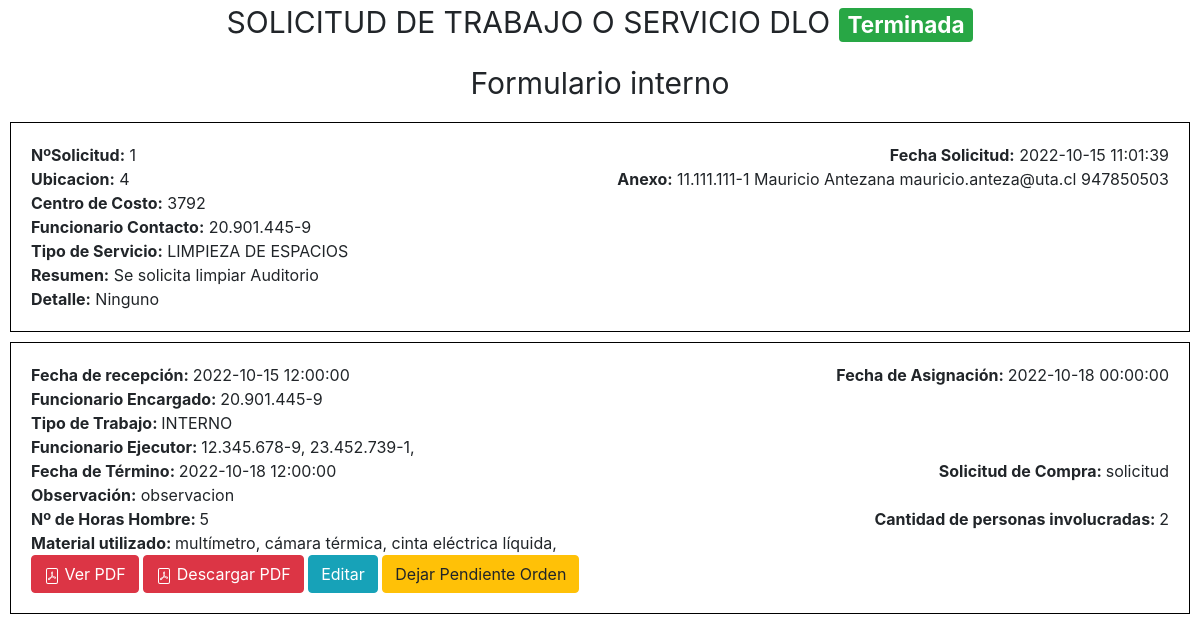
The app's page /recursos/verOrden.php?ver=143 with its own data.
### tables this page shows
CREATE TABLE `ordenes` (
  `id` int(11) NOT NULL,
  `anexo` text NOT NULL,
  `ubicacion` varchar(150) NOT NULL,
  `nombre` varchar(150) NOT NULL,
  `prioridad` int(11) NOT NULL,
  `idCategoria` int(11) NOT NULL,
  `centroCosto` varchar(150) NOT NULL,
  `funcionarioContacto` varchar(150) NOT NULL,
  `resumen` varchar(150) NOT NULL,
  `detalle` varchar(150) NOT NULL,
  `fechaCreacion` datetime NOT NULL DEFAULT current_timestamp(),
  `fechaEdicion` datetime NOT NULL DEFAULT current_timestamp() ON UPDATE current_timestamp(),
  `terminada` tinyint(1) NOT NULL,
  `fechaTermino` datetime DEFAULT NULL,
  `materiales` text DEFAULT NULL,
  `precioMateriales` int(11) DEFAULT NULL,
  `tipoTrabajo` varchar(150) NOT NULL,
  `observacion` text DEFAULT NULL,
  `solicitudCompra` text DEFAULT NULL,
  `funcionarioEncargado` varchar(150) DEFAULT NULL,
  `fechaRecepcion` datetime DEFAULT NULL,
  `fechaAsignacion` datetime DEFAULT NULL,
  `funcionariosEjecutores` text DEFAULT NULL,
  `precioFuncionariosEjecutores` int(11) DEFAULT NULL,
  `horasHombre` int(11) DEFAULT NULL,
  `cantidadPersonasInvolucradas` int(11) DEFAULT NULL,
  `costoTotal` int(11) DEFAULT NULL
);

CREATE TABLE `usuarios` (
  `id` int(11) NOT NULL,
  `run` varchar(150) NOT NULL,
  `nombre` varchar(200) NOT NULL,
  `apellido` varchar(200) NOT NULL,
  `correo` varchar(200) NOT NULL,
  `contacto` int(11) NOT NULL,
  `rol` varchar(200) NOT NULL,
  `pass` varchar(200) NOT NULL
);

CREATE TABLE `categorias` (
  `id` int(11) NOT NULL,
  `categoria` varchar(150) NOT NULL
);

### recursos/verOrden.php (the view, shortened to what the rows shown need)
<?php
    include "./conexion.php";
?>
<!DOCTYPE html>
<html lang="en">
<head>
  <link href="https://stackpath.bootstrapcdn.com/bootstrap/4.3.1/css/bootstrap.min.css" rel="stylesheet">
  <link href="https://cdn.jsdelivr.net/npm/select2@4.1.0-rc.0/dist/css/select2.min.css" rel="stylesheet" />
  <link rel="stylesheet" href="../css/verOrden.css">
</head>
<body>
              <?php
                $id= $_GET['ver'];
                 $sql = "SELECT terminada FROM ordenes WHERE id='".$id."'";
                 $result = mysqli_query($conn, $sql);
                 if (mysqli_num_rows($result) > 0) {
                     while($row = mysqli_fetch_assoc($result)) {
                       if($row["terminada"]){
                        echo '<p>SOLICITUD DE TRABAJO O SERVICIO DLO <span class="badge badge-success">Terminada</span></p>';
                       }else{
                        echo '<p>SOLICITUD DE TRABAJO O SERVICIO DLO <span class="badge badge-warning">No terminada</span></p>';
                       }
                     }
                   }
            ?>
<p>Formulario interno</p>
<?php
        $sql = "SELECT * FROM ordenes, categorias, usuarios WHERE ordenes.id=".$id." && categorias.id=idCategoria && ordenes.anexo=usuarios.run";
        $result = mysqli_query($conn, $sql);
        if (mysqli_num_rows($result) > 0) {
            while($row = mysqli_fetch_assoc($result)) {
            echo "<div id='".$row["id"]."' class='orden'>";
            echo "<div class='d-flex justify-content-between fila'>";
            echo "<div> <span style='font-weight:bold;'>NºSolicitud:</span> " . $row["id"]. " </div>";
            echo "<div> <span style='font-weight:bold;'>Fecha Solicitud:</span> " . $row["fechaCreacion"]. " </div>";
            echo "</div>";
            echo "<div class='d-flex justify-content-between fila'>";
            echo "<div> <span style='font-weight:bold;'>Ubicacion:</span> " . $row["ubicacion"]. " </div>";
            echo "<div> <span style='font-weight:bold;'>Anexo:</span> " .$row["run"]." ". $row["nombre"]." ".$row["apellido"]." ".$row["correo"]." ".$row["contacto"]. " </div>";
            echo "</div>";
            echo "<div> <span style='font-weight:bold;'>Centro de Costo:</span> " . $row["centroCosto"]. " </div>";
            echo "<div> <span style='font-weight:bold;'>Funcionario Contacto:</span> " . $row["funcionarioContacto"]." </div>";
            echo "<div> <span style='font-weight:bold;'>Tipo de Servicio:</span> " . $row["categoria"]." </div>";
            echo "<div> <span style='font-weight:bold;'>Resumen:</span> " . $row["resumen"]." </div>";
            echo "<div> <span style='font-weight:bold;'>Detalle:</span> " . $row["detalle"]." </div>";
            echo "</div>";
            }
          } else {
            echo "0 resultados";
          }
?>
<form action="./verOrden.php?ver=<?php echo $_GET['ver']?>" method="POST">
<div class="orden">
          <div class="d-flex justify-content-between fila">
            <div>
                <span style="font-weight:bold;">Fecha de recepción:
                </span>
                <?php
                 $sql = "SELECT fechaRecepcion, CONVERT(fechaRecepcion, DATE) as dateRecepcion, CONVERT(fechaRecepcion, TIME) as timeRecepcion FROM ordenes WHERE id='".$id."'";
                 $result = mysqli_query($conn, $sql);
                 if (mysqli_num_rows($result) > 0) {
                     while($row = mysqli_fetch_assoc($result)) {
                       echo "<span class='datosMuestra' >".$row["fechaRecepcion"]."</span>";
                     }
                }else {
                        echo '<input type="date" name="dateRecepcion" id="dateRecepcion" class="editando">';
                        echo '<input type="time" name="timeRecepcion" id="timeRecepcion" class="editando">';
                }
                ?>
            </div>
            <div>
                <span style="font-weight:bold;">Fecha de Asignación:
                </span>
                <?php
                 $sql = "SELECT fechaAsignacion, CONVERT(fechaAsignacion, DATE) as dateAsignacion, CONVERT(fechaAsignacion, TIME) as timeAsignacion FROM ordenes WHERE id='".$id."'";
                 $result = mysqli_query($conn, $sql);
                 if (mysqli_num_rows($result) > 0) {
                     while($row = mysqli_fetch_assoc($result)) {
                      echo "<span class='datosMuestra' >".$row["fechaAsignacion"]."</span>";
                     }
                  }else{
                      echo '<input type="date" name="dateAsignacion" id="dateAsignacion" class="editando">';
                      echo '<input type="time" name="timeAsignacion" id="timeAsignacion" class="editando">';
                  }
                ?>
            </div>
          </div>
          <div>
            <span style="font-weight:bold;">Funcionario Encargado:
            </span>
            <?php
                 $sql = "SELECT funcionarioEncargado FROM ordenes WHERE id='".$id."'";
                 $result = mysqli_query($conn, $sql);
                 if (mysqli_num_rows($result) > 0) {
                     while($row = mysqli_fetch_assoc($result)) {
                       echo "<span class='datosMuestra' >".$row["funcionarioEncargado"]."</span>";
                     }
                   }
            ?>
          </div>
          <div>
            <span style="font-weight:bold;">Tipo de Trabajo:
            </span>
            <?php
                 $sql = "SELECT tipoTrabajo FROM ordenes WHERE id='".$id."'";
                 $result = mysqli_query($conn, $sql);
                 if (mysqli_num_rows($result) > 0) {
                     while($row = mysqli_fetch_assoc($result)) {
                      echo "<span class='datosMuestra' >".$row["tipoTrabajo"]."</span>";
                     }
                   }
            ?>
          </div>
          <div>
            <span style="font-weight:bold;">Funcionario Ejecutor:
            </span>
            <?php
                 $sql = "SELECT funcionariosEjecutores FROM ordenes WHERE id='".$id."'";
                 $result = mysqli_query($conn, $sql);
                 if (mysqli_num_rows($result) > 0) {
                     while($row = mysqli_fetch_assoc($result)) {
                      echo "<span class='datosMuestra' >".$row["funcionariosEjecutores"]."</span>";
                     }
                   }
            ?>
          </div>
          <div class="d-flex justify-content-between fila">
            <div>
              <span style="font-weight:bold;">Fecha de Término:
              </span>
              <?php
                 $sql = "SELECT fechaTermino, CONVERT(fechaTermino, DATE) as dateTermino, CONVERT(fechaTermino, TIME) as timeTermino  FROM ordenes WHERE id='".$id."'";
                 $result = mysqli_query($conn, $sql);
                 if (mysqli_num_rows($result) > 0) {
                     while($row = mysqli_fetch_assoc($result)) {
                      echo "<span class='datosMuestra' >".$row["fechaTermino"]."</span>";
                     }
                  }else{
                    echo '
                          <input type="date" name="dateTermino" id="dateTermino" class="editando">
                          <input type="time" name="timeTermino" id="timeTermino" class="editando">
                          ';
                  }
              ?>
            </div>
            <div>
              <span style="font-weight:bold;">Solicitud de Compra:
              </span>
              <?php
                 $sql = "SELECT solicitudCompra FROM ordenes WHERE id='".$id."'";
                 $result = mysqli_query($conn, $sql);
                 if (mysqli_num_rows($result) > 0) {
                     while($row = mysqli_fetch_assoc($result)) {
                       echo "<span class='datosMuestra' >".$row["solicitudCompra"]."</span>";
                     }
                   }else{
                      echo '
                      <input type="text" name="solicitudCompra" id="solicitudCompra" class="editando" autocomplete="off">
                      ';
                   }
              ?>
            </div>
          </div>
          <div>
              <span style="font-weight:bold;">Observación:</span>
              <?php
                 $sql = "SELECT observacion FROM ordenes WHERE id='".$id."'";
                 $result = mysqli_query($conn, $sql);
                 if (mysqli_num_rows($result) > 0) {
                     while($row = mysqli_fetch_assoc($result)) {
                      echo "<span class='datosMuestra' >".$row["observacion"]."</span>";
                     }
                   }else{
                        echo '
                           <input type="text" name="observacion" id="observacion" class="editando" autocomplete="off">
                            ';
                   }
              ?>
          </div>
          <div class="d-flex justify-content-between fila">
            <div>
              <span style="font-weight:bold;">Nº de Horas Hombre:
              </span>
              <?php
                 $sql = "SELECT horasHombre FROM ordenes WHERE id='".$id."'";
                 $result = mysqli_query($conn, $sql);
                 if (mysqli_num_rows($result) > 0) {
                     while($row = mysqli_fetch_assoc($result)) {
                      echo "<span class='datosMuestra' >".$row["horasHombre"]."</span>";
                     }
                   }else{
                    echo '
                          <input type="number" name="horasHombre" id="horasHombre" class="editando">
                        ';
                   }
              ?>
            </div>
            <div>
              <span style="font-weight:bold;">Cantidad de personas involucradas:
              </span>
              <?php
                 $sql = "SELECT cantidadPersonasInvolucradas FROM ordenes WHERE id='".$id."'";
                 $result = mysqli_query($conn, $sql);
                 if (mysqli_num_rows($result) > 0) {
                     while($row = mysqli_fetch_assoc($result)) {
                      echo "<span class='datosMuestra' >".$row["cantidadPersonasInvolucradas"]."</span>";
                     }
                   }
              ?>
            </div>
          </div>
          <div>
              <span style="font-weight:bold;">Material utilizado:
              </span>
              <?php
                 $sql = "SELECT materiales FROM ordenes WHERE id='".$id."'";
                 $result = mysqli_query($conn, $sql);
                 if (mysqli_num_rows($result) > 0) {
                     while($row = mysqli_fetch_assoc($result)) {
                      echo "<span class='datosMuestra' >".$row["materiales"]."</span>";
                     }
                   }
              ?>
          </div>
          <?php
                $id= $_GET['ver'];
                 $sql = "SELECT terminada FROM ordenes WHERE id='".$id."'";
                 $result = mysqli_query($conn, $sql);
                 if (mysqli_num_rows($result) > 0) {
                     while($row = mysqli_fetch_assoc($result)) {
                       if($row["terminada"]){
                        echo '
                        <a href="./verOrden.php?ver='.$id.'&Terminar=true"><button class="btn btn-warning" type="button" id="Terminar">Dejar Pendiente Orden</button></a>
                        ';
                       }else{
                        echo '
                        <a href="./verOrden.php?ver='.$id.'&Terminar=true"><button class="btn btn-success" type="button" id="Terminar">Terminar Orden</button></a>
                        ';
                       }
                     }
                   }
            ?>
</div>
</form>
</body>
</html>

### records on screen
ordenes: terminada "SOLICITUD DE TRABAJO O SERVICIO DLO", usuarios.id "1", fechaCreacion "2022-10-15 11:01:39", ubicacion "4", usuarios.run "11.111.111-1", usuarios.nombre "Mauricio", usuarios.apellido "Antezana", usuarios.correo "mauricio.anteza@uta.cl", usuarios.contacto "947850503", centroCosto "3792", funcionarioContacto "20.901.445-9", idCategoria.categoria "LIMPIEZA DE ESPACIOS", resumen "Se solicita limpiar Auditorio", detalle "Ninguno", fechaRecepcion "2022-10-15 12:00:00", fechaAsignacion "2022-10-18 00:00:00", funcionarioEncargado "20.901.445-9", tipoTrabajo "INTERNO", funcionariosEjecutores "12.345.678-9, 23.452.739-1,", fechaTermino "2022-10-18 12:00:00", solicitudCompra "solicitud", observacion "observacion", horasHombre "5", cantidadPersonasInvolucradas "2", materiales "multímetro, cámara térmica, cinta eléctrica líquida,"
